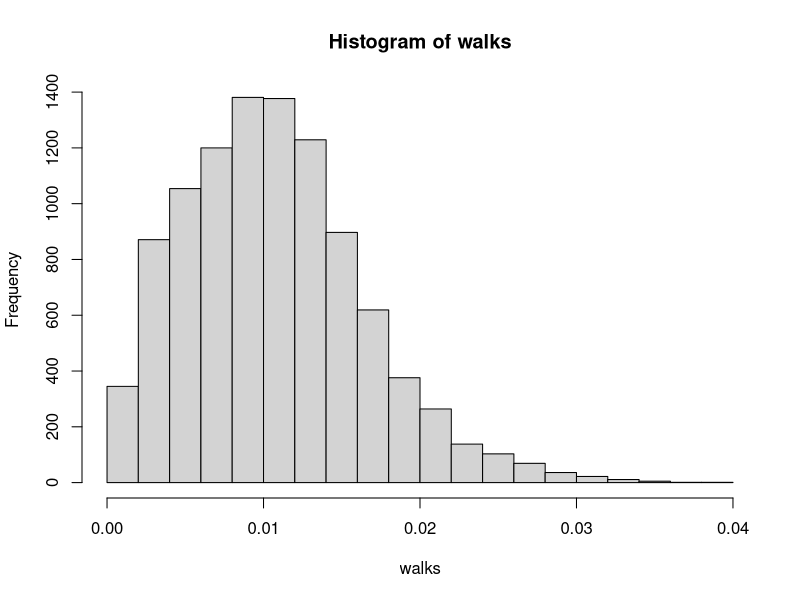

Here is the R script that generated this plot:
dist.fun <- function(x1,x2,y1,y2) {
  dist <- sqrt((y2-y1)^2 + (x2-x1)^2)
  return(dist)
}

randomwalk <- function(x) {
random.walk.x <- cumsum(runif(x))
random.walk.y <- cumsum(runif(x))

fl <- dist.fun(random.walk.x[1], random.walk.y[1], random.walk.x[x], random.walk.y[x])
distances <- c()
for(i in 1:(x-1)) {
  distances <- c(distances, dist.fun(random.walk.x[i], random.walk.y[i], random.walk.x[i+1], random.walk.y[i+1]))
}
distratio <- fl/sum(distances)
return(distratio)
}

walks <- replicate(9999, randomwalk(100))
hist(walks)
mean(walks)
sd(walks)
mean(walks) + 2*sd(walks)
